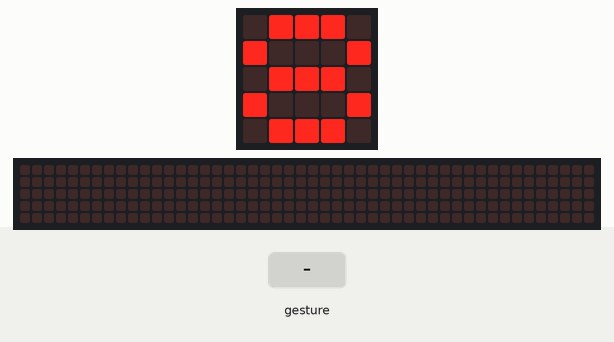
Recording of a program running on a simulated BBC micro:bit running MicroPython. Parts: the board's 5×5 LED display, a strip that is not on the board, showing the scrolling text unrolled. The inputs (shaded band) are chosen by the test bench. Random numbers come from a fixed seed; a tilt is held for 1.5 s and a shake lasts 1 s, then the board lies face up again; the 48×5 strip is a reading aid, not a part: it shows the text the display is scrolling, unrolled, one strip-width of it at a time.

Above: at 1.2 s.
1.3 s: gesture 'shake'
At 2.3 s:
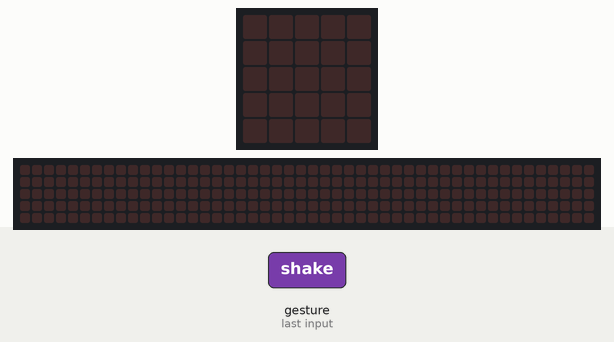
At 2.72 s:
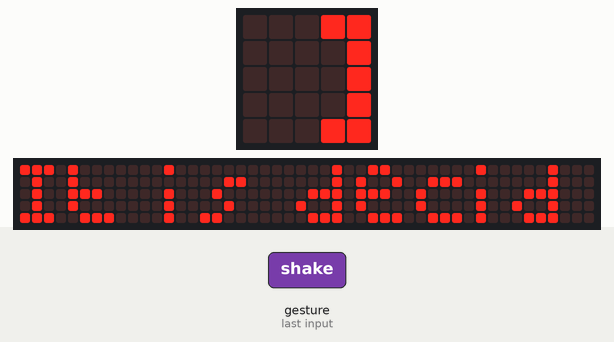

Measured:
- after the input at 1.3 s, the display: changes after 0.20 s (image 1)
- what the display in image 1 shows lasts 1.0 s, from 1.5 s to 2.5 s

The program:

2016-02-17-8-ball.py
```python
"""
    8-Ball Message Generator

    Copyright (c) 2016 Multiple Authors

    MIT  Licence

"""

from microbit import *
import random

answers = [
    "It is certain",
    "It is decidedly so",
    "Cannot predict now",
    "Concentrate and ask again",
    "Don't count on it"
    "My reply is no",
    "My sources say no",
    "Outlook not so good"
    "Very doubtful"
]

while True:
    display.show("8")
    if accelerometer.was_gesture("shake"):
        display.clear()
        sleep(1000)
        display.scroll(random.choice(answers))
```
